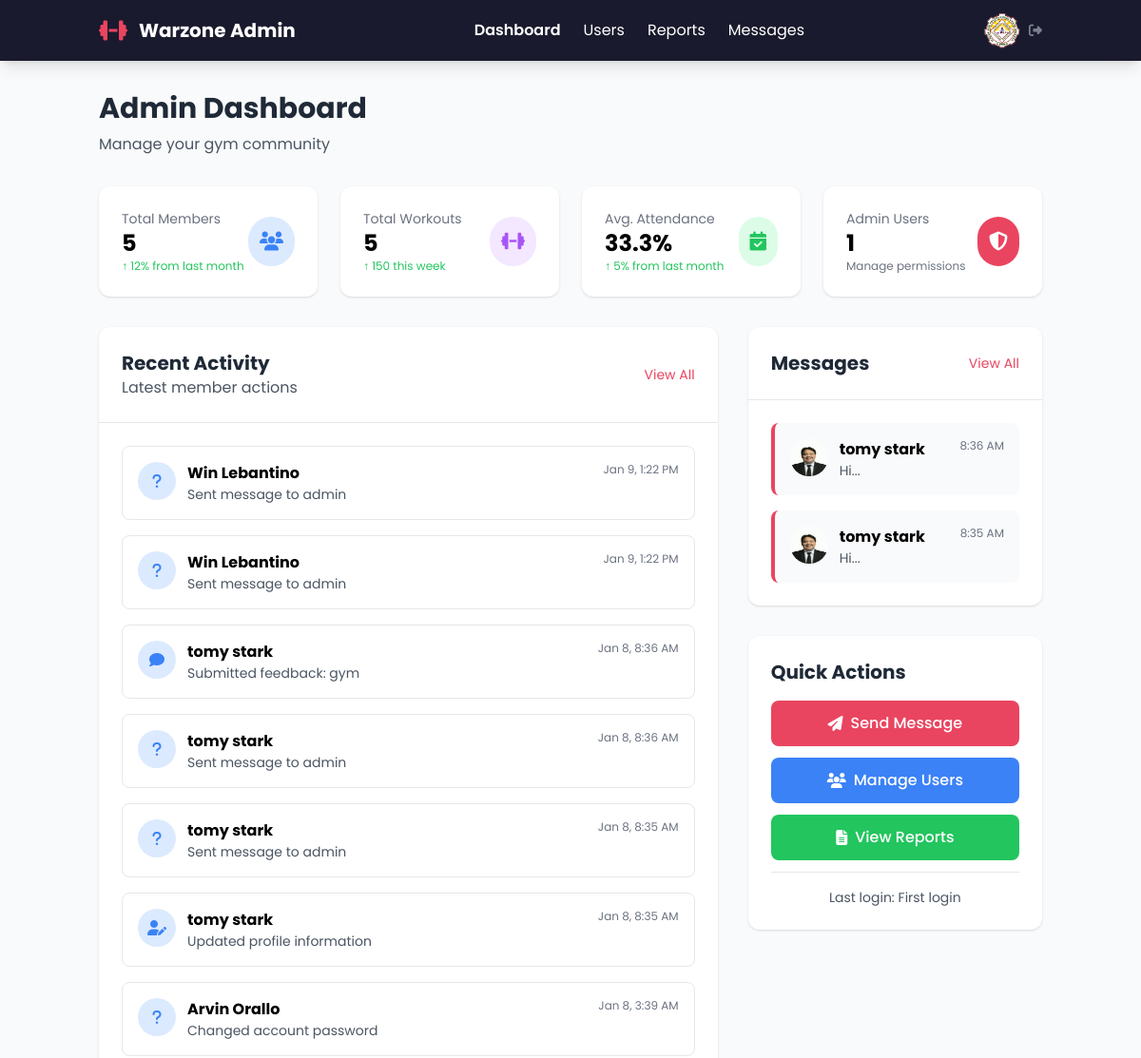
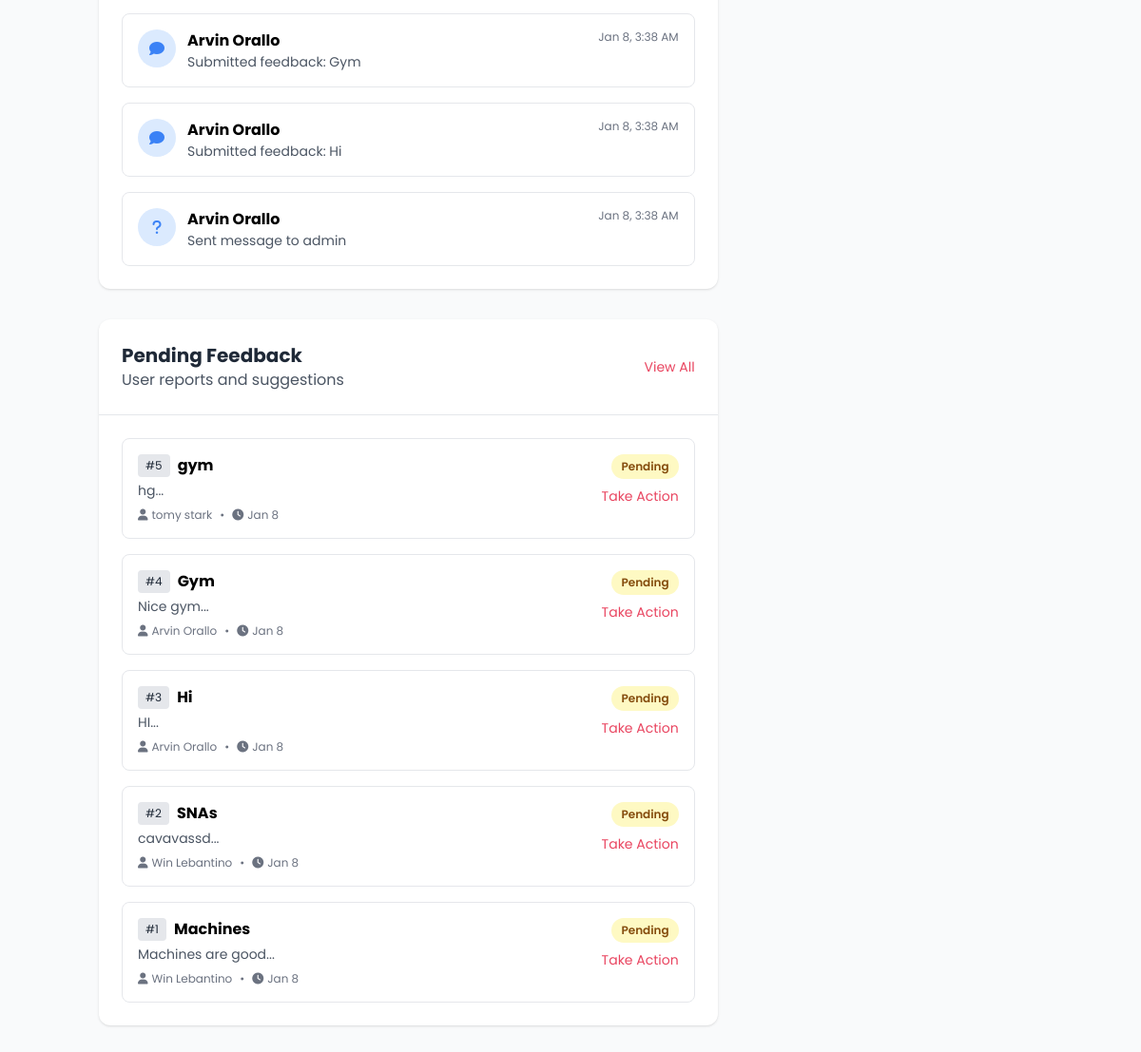
Page /admin/index.php (signed in) on the committed database (2 pictures, top to bottom).
### tables this page shows
CREATE TABLE `user_activity` (
  `id` int(11) NOT NULL,
  `user_id` int(11) NOT NULL,
  `activity_type` varchar(50) NOT NULL,
  `description` text DEFAULT NULL,
  `ip_address` varchar(45) DEFAULT NULL,
  `user_agent` text DEFAULT NULL,
  `created_at` timestamp NOT NULL DEFAULT current_timestamp()
);

CREATE TABLE `users` (
  `id` int(11) NOT NULL,
  `name` varchar(100) NOT NULL,
  `email` varchar(100) NOT NULL,
  `goal` text DEFAULT 'General fitness',
  `password` varchar(255) NOT NULL,
  `role` enum('user','admin') DEFAULT 'user',
  `fitness_goal` text DEFAULT NULL,
  `weight` decimal(5,2) DEFAULT NULL,
  `height` decimal(5,2) DEFAULT NULL,
  `created_at` timestamp NOT NULL DEFAULT current_timestamp(),
  `last_login` timestamp NULL DEFAULT NULL,
  `profile_picture` varchar(255) NOT NULL DEFAULT 'default.png',
  `coach_style` enum('gentle','balanced','hardcore') DEFAULT 'balanced'
);

CREATE TABLE `feedback` (
  `id` int(11) NOT NULL,
  `user_id` int(11) NOT NULL,
  `admin_id` int(11) DEFAULT NULL,
  `title` varchar(255) NOT NULL,
  `message` text NOT NULL,
  `status` enum('pending','in_progress','resolved','closed') DEFAULT 'pending',
  `created_at` timestamp NOT NULL DEFAULT current_timestamp(),
  `updated_at` timestamp NOT NULL DEFAULT current_timestamp() ON UPDATE current_timestamp()
);

CREATE TABLE `messages` (
  `id` int(11) NOT NULL,
  `sender_id` int(11) NOT NULL,
  `receiver_id` int(11) NOT NULL,
  `message` text NOT NULL,
  `is_read` tinyint(1) DEFAULT 0,
  `created_at` timestamp NOT NULL DEFAULT current_timestamp()
);

### admin/index.php (the view, shortened to what the rows shown need)
<?php
require_once '../config.php';
$stmt = $pdo->prepare("
    SELECT ua.*, u.name, u.email
    FROM user_activity ua
    JOIN users u ON ua.user_id = u.id
    ORDER BY ua.created_at DESC
    LIMIT 10
");
$stmt->execute();
$recent_activity = $stmt->fetchAll(PDO::FETCH_ASSOC);
$stmt = $pdo->prepare("
    SELECT f.*, u.name as user_name
    FROM feedback f
    JOIN users u ON f.user_id = u.id
    WHERE f.status = 'pending'
    ORDER BY f.created_at DESC
    LIMIT 5
");
$stmt->execute();
$pending_feedback = $stmt->fetchAll(PDO::FETCH_ASSOC);
$stmt = $pdo->prepare("
    SELECT m.*, u.name as sender_name, u.profile_picture
    FROM messages m
    JOIN users u ON m.sender_id = u.id
    WHERE m.receiver_id = ? AND m.is_read = 0
    ORDER BY m.created_at DESC
    LIMIT 5
");
$stmt->execute([$_SESSION['user_id']]);
$unread_messages = $stmt->fetchAll(PDO::FETCH_ASSOC);
?>
<!DOCTYPE html>
<html lang="en">
<head>
    <script src="https://cdn.tailwindcss.com"></script>
    <link rel="stylesheet" href="https://cdnjs.cloudflare.com/ajax/libs/font-awesome/6.4.0/css/all.min.css">
</head>
<body class="bg-gray-50">
    <nav class="bg-primary text-white shadow-lg">
        <div class="container mx-auto px-4 py-3">
            <div class="flex justify-between items-center">
                <div class="flex items-center space-x-3">
                    <h1 class="text-xl font-bold">Warzone Admin</h1>
                </div>
            </div>
        </div>
    </nav>
    <main class="container mx-auto px-4 py-8">
        <div class="mb-8">
            <h2 class="text-3xl font-bold text-gray-800 mb-2">Admin Dashboard</h2>
        </div>
        <div class="grid grid-cols-1 lg:grid-cols-3 gap-8">
            <div class="lg:col-span-2">
                <div class="bg-white rounded-xl shadow overflow-hidden">
                    <div class="p-6">
                        <div class="space-y-4">
                            <?php if (empty($recent_activity)): ?>
                                <div class="text-center py-8 text-gray-500">
                                    <i class="fas fa-history text-4xl mb-4 text-gray-300"></i>
                                    <p>No recent activity</p>
                                </div>
                            <?php else: ?>
                                <?php foreach ($recent_activity as $activity): ?>
                                <div class="flex items-start p-4 border rounded-lg hover:bg-gray-50 transition-colors">
                                    <div class="activity-icon bg-blue-100 text-blue-500">
                                        <?php
                                        $icon = 'fas fa-question';
                                        switch($activity['activity_type']) {
                                            case 'profile_update': $icon = 'fas fa-user-edit'; break;
                                            case 'feedback': $icon = 'fas fa-comment'; break;
                                        }
                                        ?>
                                        <i class="<?= $icon ?>"></i>
                                    </div>
                                    <div class="flex-1">
                                        <div class="flex justify-between items-start">
                                            <div>
                                                <h4 class="font-bold"><?= htmlspecialchars($activity['name']) ?></h4>
                                                <p class="text-gray-600 text-sm"><?= htmlspecialchars($activity['description']) ?></p>
                                            </div>
                                            <span class="text-gray-500 text-xs">
                                                <?= date('M j, g:i A', strtotime($activity['created_at'])) ?>
                                            </span>
                                        </div>
                                    </div>
                                </div>
                                <?php endforeach; ?>
                            <?php endif; ?>
                        </div>
                    </div>
                </div>
                <div class="bg-white rounded-xl shadow overflow-hidden mt-8">
                    <div class="p-6">
                        <?php if (empty($pending_feedback)): ?>
                            <div class="text-center py-8 text-gray-500">
                                <i class="fas fa-inbox text-4xl mb-4 text-gray-300"></i>
                                <p class="font-medium">No pending feedback</p>
                                <p class="text-sm mt-1">All user feedback has been addressed</p>
                            </div>
                        <?php else: ?>
                            <div class="space-y-4">
                                <?php foreach ($pending_feedback as $feedback): ?>
                                <div class="border rounded-lg p-4 hover:shadow-md transition-shadow">
                                    <div class="flex justify-between items-start">
                                        <div>
                                            <div class="flex items-center">
                                                <span class="bg-gray-200 text-gray-800 text-xs px-2 py-1 rounded mr-2">
                                                    #<?= $feedback['id'] ?>
                                                </span>
                                                <h4 class="font-bold"><?= htmlspecialchars($feedback['title']) ?></h4>
                                            </div>
                                            <p class="text-gray-600 mt-1 text-sm"><?= htmlspecialchars(substr($feedback['message'], 0, 100)) ?>...</p>
                                            <div class="mt-2 flex items-center text-xs text-gray-500">
                                                <i class="fas fa-user mr-1"></i>
                                                <span><?= htmlspecialchars($feedback['user_name']) ?></span>
                                                <span class="mx-2">•</span>
                                                <i class="fas fa-clock mr-1"></i>
                                                <span><?= date('M j', strtotime($feedback['created_at'])) ?></span>
                                            </div>
                                        </div>
                                        <div class="flex flex-col items-end">
                                            <span class="status-badge bg-yellow-100 text-yellow-800 mb-2">
                                                Pending
                                            </span>
                                            <button onclick="openFeedbackModal(<?= $feedback['id'] ?>)"
                                                    class="text-highlight hover:underline text-sm">
                                                Take Action
                                            </button>
                                        </div>
                                    </div>
                                </div>
                                <?php endforeach; ?>
                            </div>
                        <?php endif; ?>
                    </div>
                </div>
            </div>
            <div class="space-y-8">
                <div class="bg-white rounded-xl shadow overflow-hidden">
                    <div class="p-6">
                        <?php if (empty($unread_messages)): ?>
                            <div class="text-center py-8 text-gray-500">
                                <i class="fas fa-comment-dots text-4xl mb-4 text-gray-300"></i>
                                <p class="font-medium">No new messages</p>
                                <p class="text-sm mt-1">Check back later for updates</p>
                            </div>
                        <?php else: ?>
                            <div class="space-y-4">
                                <?php foreach ($unread_messages as $message): ?>
                                <div class="message-card bg-gray-50 p-4 rounded-lg">
                                    <div class="flex items-start">
                                        <img src="<?= htmlspecialchars(file_exists('../uploads/' . $message['profile_picture'])
                                                    ? '../uploads/' . $message['profile_picture']
                                                    : '../uploads/default.png') ?>"
                                             alt="User" class="w-10 h-10 rounded-full mr-3">
                                        <div class="flex-1">
                                            <div class="flex justify-between items-start">
                                                <div>
                                                    <h4 class="font-bold"><?= htmlspecialchars($message['sender_name']) ?></h4>
                                                    <p class="text-gray-600 text-sm"><?= htmlspecialchars(substr($message['message'], 0, 50)) ?>...</p>
                                                </div>
                                                <span class="text-xs text-gray-500">
                                                    <?= date('g:i A', strtotime($message['created_at'])) ?>
                                                </span>
                                            </div>
                                        </div>
                                    </div>
                                </div>
                                <?php endforeach; ?>
                            </div>
                        <?php endif; ?>
                    </div>
                </div>
            </div>
        </div>
    </main>
</body>
</html>

### rows in the picture
user_activity: user.name "Win Lebantino", description "Sent message to admin", created_at "Jan 9, 1:22 PM"
user_activity: user.name "Win Lebantino", description "Sent message to admin", created_at "Jan 9, 1:22 PM"
user_activity: user.name "tomy stark", description "Submitted feedback: gym", created_at "Jan 8, 8:36 AM"
user_activity: user.name "tomy stark", description "Sent message to admin", created_at "Jan 8, 8:36 AM"
user_activity: user.name "tomy stark", description "Sent message to admin", created_at "Jan 8, 8:35 AM"
user_activity: user.name "tomy stark", description "Updated profile information", created_at "Jan 8, 8:35 AM"
user_activity: user.name "Arvin Orallo", description "Changed account password", created_at "Jan 8, 3:39 AM"
user_activity: user.name "Arvin Orallo", description "Submitted feedback: Gym", created_at "Jan 8, 3:38 AM"
user_activity: user.name "Arvin Orallo", description "Submitted feedback: Hi", created_at "Jan 8, 3:38 AM"
user_activity: user.name "Arvin Orallo", description "Sent message to admin", created_at "Jan 8, 3:38 AM"
feedback: id "5", title "gym", message "hg", user.name "tomy stark", created_at "Jan 8"
feedback: id "4", title "Gym", message "Nice gym", user.name "Arvin Orallo", created_at "Jan 8"
feedback: id "3", title "Hi", message "HI", user.name "Arvin Orallo", created_at "Jan 8"
feedback: id "2", title "SNAs", message "cavavassd", user.name "Win Lebantino", created_at "Jan 8"
feedback: id "1", title "Machines", message "Machines are good", user.name "Win Lebantino", created_at "Jan 8"
messages: sender.profile_picture (picture), sender.name "tomy stark", message "Hi", created_at "8:36 AM"
messages: sender.profile_picture (picture), sender.name "tomy stark", message "Hi", created_at "8:35 AM"

### other values in the picture
$total_users "5"
$total_workouts "5"
$avg_attendance "33.3"
$admin_count "1"
